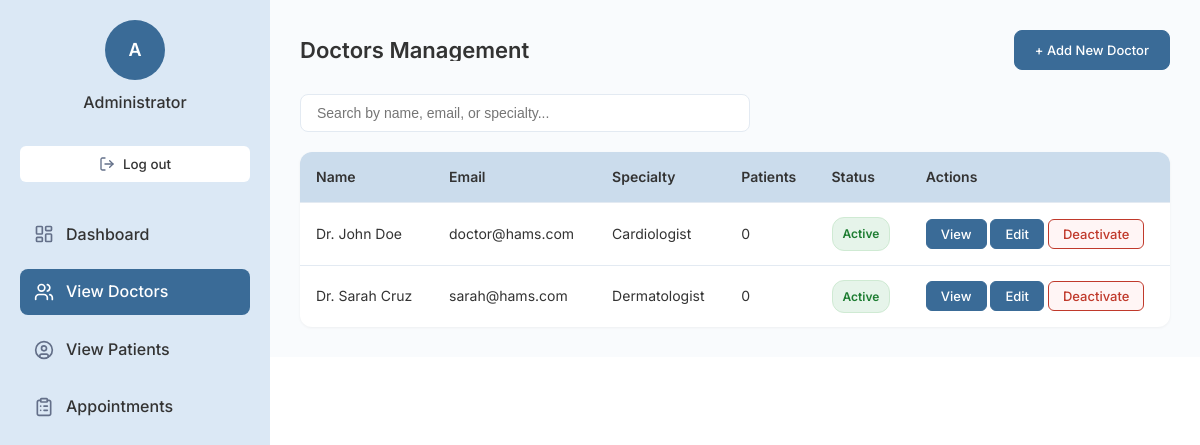
/public/admin/admin_viewDoctors.php, run on the app's committed database.
### tables this page shows
CREATE TABLE doctor (
  docid INT AUTO_INCREMENT PRIMARY KEY,
  name VARCHAR(100),
  email VARCHAR(255) UNIQUE,
  password VARCHAR(255),
  specialty VARCHAR(100) DEFAULT 'General Practitioner'
);

### public/admin/admin_viewDoctors.php (called while the page is built)
<?php
require_once __DIR__ . '/../../app/Views/admin/admin_viewDoctors.php';

### app/Views/admin/admin_viewDoctors.php (the view, shortened to what this page needs)
<?php
require_once __DIR__ . '/../../Models/db_connect.php';
$doctors = [];
$hasStatus = false;
if ($hasStatus) {
  $sql = "SELECT d.docid, d.name, d.email, d.specialty, COALESCE(d.status,'active') AS status, COALESCE(COUNT(DISTINCT a.patient_id),0) AS patients_count FROM doctor d LEFT JOIN appointments a ON a.doctor_id = d.docid GROUP BY d.docid ORDER BY d.name";
} else {
  $sql = "SELECT d.docid, d.name, d.email, d.specialty, 'active' AS status, COALESCE(COUNT(DISTINCT a.patient_id),0) AS patients_count FROM doctor d LEFT JOIN appointments a ON a.doctor_id = d.docid GROUP BY d.docid ORDER BY d.name";
}
if ($stmt = $conn->prepare($sql)) {
  $stmt->execute();
  $res = $stmt->get_result();
  while ($r = $res->fetch_assoc()) $doctors[] = $r;
}
?>
<!DOCTYPE html>
<html lang="en">
<head>
  <link rel="stylesheet" href="/HAMS/public/css/admin/admin_viewDoctors.css" />
  <link rel="stylesheet" href="/HAMS/public/css/global.css" />
  <link rel="stylesheet" href="/HAMS/public/css/sidebar.css" />
</head>
<body>
  <div class="container">
    <aside class="sidebar">
      <div class="profile">
        <div class="avatar">A</div>
        <h2>Administrator</h2>
      </div>
      <button class="logout-btn" onclick="window.location.href='/HAMS/public/actions/auth/logout.php'">
        <img src="/HAMS/public/assets/icons/patientsDashboard/logout.svg" alt="logout icon">
        Log out
      </button>
      <nav class="menu">
        <a href="./admin_dashboard.php" class="menu-item">
          <img src="/HAMS/public/assets/icons/adminDashboard/adminDashboard.svg" alt="home icon">
          Dashboard
        </a>
        <a href="./admin_viewDoctors.php" class="menu-item active">
          <img src="/HAMS/public/assets/icons/adminDashboard/viewDoctors.svg" alt="doctor icon">
          View Doctors
        </a>
        <a href="./admin_viewPatients.php" class="menu-item">
          <img src="/HAMS/public/assets/icons/adminDashboard/viewPatients.svg" alt="consultations icon">
          View Patients
        </a>
        <a href="./admin_appointments.php" class="menu-item">
          <img src="/HAMS/public/assets/icons/adminDashboard/appointments.svg" alt="history icon">
          Appointments
        </a>
      </nav>
    </aside>
      <div class="main-content">
        <div class="top-bar">
          <h1 class="page-title">Doctors Management</h1>
          <button id="addDoctorBtn" class="btn primary">+ Add New Doctor</button>
        </div>
        <input type="text" class="search-bar" placeholder="Search by name, email, or specialty...">
        <table>
          <thead>
            <tr>
              <th>Name</th>
              <th>Email</th>
              <th>Specialty</th>
              <th>Patients</th>
              <th>Status</th>
              <th>Actions</th>
            </tr>
          </thead>
          <tbody>
            <?php if (!empty($doctors)): ?>
              <?php foreach ($doctors as $d): ?>
                <tr>
                  <td><?php echo htmlspecialchars($d['name']); ?></td>
                  <td><?php echo htmlspecialchars($d['email']); ?></td>
                  <td><?php echo htmlspecialchars($d['specialty']); ?></td>
                  <td><?php echo htmlspecialchars($d['patients_count']); ?></td>
                  <td><span class="status <?php echo htmlspecialchars($d['status']) === 'active' ? 'active' : 'inactive'; ?>"><?php echo htmlspecialchars($d['status']); ?></span></td>
                  <td>
                    <button class="btn view view-doctor" data-doc='<?php echo json_encode($d, JSON_HEX_APOS|JSON_HEX_QUOT); ?>'>View</button>
                    <button class="btn edit edit-doctor" data-doc='<?php echo json_encode($d, JSON_HEX_APOS|JSON_HEX_QUOT); ?>'>Edit</button>
                    <?php if ($d['status'] === 'inactive'): ?>
                      <form style="display:inline" method="post" action="/HAMS/public/actions/admin/update_doctor_status.php">
                        <input type="hidden" name="docid" value="<?php echo htmlspecialchars($d['docid']); ?>">
                        <input type="hidden" name="action" value="activate">
                        <button class="btn activate">Activate</button>
                      </form>
                    <?php else: ?>
                      <form style="display:inline" method="post" action="/HAMS/public/actions/admin/update_doctor_status.php">
                        <button class="btn deactivate">Deactivate</button>
                      </form>
                    <?php endif; ?>
                  </td>
                </tr>
              <?php endforeach; ?>
            <?php else: ?>
              <tr><td colspan="6">No doctors found.</td></tr>
            <?php endif; ?>
          </tbody>
        </table>
      </div>
</body>
</html>

### public/css/admin/admin_viewDoctors.css (style rules this page uses)
.main-content { margin-left: 270px; flex: 1; padding: 30px; background-color: #f9fbfd; box-sizing: border-box; overflow-y: auto; }
.page-title { font-size: 24px; font-weight: 600; color: #333; margin-bottom: 30px; }
.top-bar { display: flex; justify-content: space-between; align-items: center; gap: 16px; margin-bottom: 24px; flex-wrap: nowrap; }
.btn.primary { background-color: #3a6b97; color: white; border-color: #3a6b97; padding: 10px 18px; height: 40px; display: inline-flex; align-items: center; justify-content: center; border-radius: 8px; cursor: pointer; }
.page-title { margin: 0; font-size: 22px; line-height: 1; white-space: nowrap; overflow: hidden; text-overflow: ellipsis; }
.search-bar { width: 100%; max-width: 450px; padding: 10px 16px; border: 1px solid #e3eaf2; border-radius: 8px; font-size: 14px; margin-bottom: 20px; }
table { width: 100%; border-collapse: collapse; background-color: #fff; border-radius: 12px; overflow: hidden; box-shadow: 0 1px 3px rgba(0, 0, 0, 0.05); }
thead { background-color: #cbdcec; text-align: left; }
th, td { padding: 14px 16px; border-bottom: 1px solid #e3eaf2; font-size: 14px; color: #333; }
th { font-weight: 600; }
tbody tr:last-child td { border-bottom: none; }
.status { display: inline-block; padding: 4px 12px; border-radius: 6px; font-size: 12px; font-weight: 500; }
.status { display: inline-block; padding: 6px 10px; border-radius: 12px; font-size: 12px; font-weight: 600; text-transform: capitalize; transition: background-color 0.18s ease, color 0.18s ease; border: 1px solid transparent; }
.status.active { background-color: #e6f4ea; color: #1e7d32; border-color: #cfead3; }
.btn { padding: 6px 14px; border-radius: 6px; font-size: 13px; cursor: pointer; font-weight: 500; transition: all 0.25s ease; border: 1px solid transparent; }
.btn.view, .btn.edit { background-color: #3a6b97; color: white; border: 1px solid #3a6b97; }
.btn.deactivate { background-color: #fdecea; color: #e74c3c; border: 1px solid #e74c3c; }
.btn.primary { background-color: #3a6b97; color: white; border: 1px solid #3a6b97; padding: 10px 20px; }
.btn.view { background: #3a6b97; border-color: #3a6b97; color:#fff }
.btn.edit { background: #3a6b97; border-color:#3a6b97; color:#fff }
.btn.deactivate { background:#fff5f5; color:#c0392b; border-color:#c0392b }

### public/css/global.css (style rules this page uses)
* { margin: 0; padding: 0; box-sizing: border-box; scroll-behavior: smooth; }
body { font-family: "Inter", sans-serif; background-color: #ffffff; color: #1a1a1a; line-height: 1.6; }
h1, h2, h3, h4, h5, h6 { font-weight: 700; color: #1e3a8a; }
a { text-decoration: none; color: inherit; }
button { font-family: "Inter", sans-serif; cursor: pointer; border: none; outline: none; }

### public/css/sidebar.css (style rules this page uses)
.sidebar { position: fixed; top: 0; left: 0; width: 270px; height: 100vh; background-color: #dbe8f5; padding: 20px; display: flex; flex-direction: column; align-items: center; box-sizing: border-box; }
.profile { text-align: center; margin-bottom: 30px; }
.avatar { width: 60px; height: 60px; background-color: #3a6b97; color: white; border-radius: 50%; display: flex; align-items: center; justify-content: center; font-weight: 600; font-size: 18px; margin: 0 auto 10px; }
.profile h2 { font-size: 16px; font-weight: 500; color: #333; }
.logout-btn { width: 100%; background-color: white; border: none; padding: 10px; border-radius: 6px; cursor: pointer; display: flex; align-items: center; justify-content: center; gap: 8px; font-weight: 500; color: #333; transition: background-color 0.3s ease, color 0.3s ease; margin-bottom: 30px; }
.logout-btn img { width: 16px; height: 16px; transition: filter 0.3s ease; filter: invert(38%) sepia(28%) saturate(658%) hue-rotate(173deg) brightness(92%) contrast(89%); }
.menu { width: 100%; display: flex; flex-direction: column; gap: 12px; flex-grow: 1; }
.menu-item { display: flex; align-items: center; gap: 12px; padding: 10px 14px; border-radius: 8px; text-decoration: none; color: #333; font-weight: 500; transition: background-color 0.3s ease, color 0.3s ease; }
.menu-item img { width: 20px; height: 20px; transition: filter 0.3s ease; filter: invert(38%) sepia(28%) saturate(658%) hue-rotate(173deg) brightness(92%) contrast(89%); }
.menu-item.active, .menu-item:hover { background-color: #3a6b97; color: white; }
.menu-item.active img, .menu-item:hover img { filter: brightness(0) invert(1); }

### data on the page
doctor: name "Dr. John Doe", email "doctor@hams.com", specialty "Cardiologist", patients_count "0", status "Active"
doctor: name "Dr. Sarah Cruz", email "sarah@hams.com", specialty "Dermatologist", patients_count "0", status "Active"
